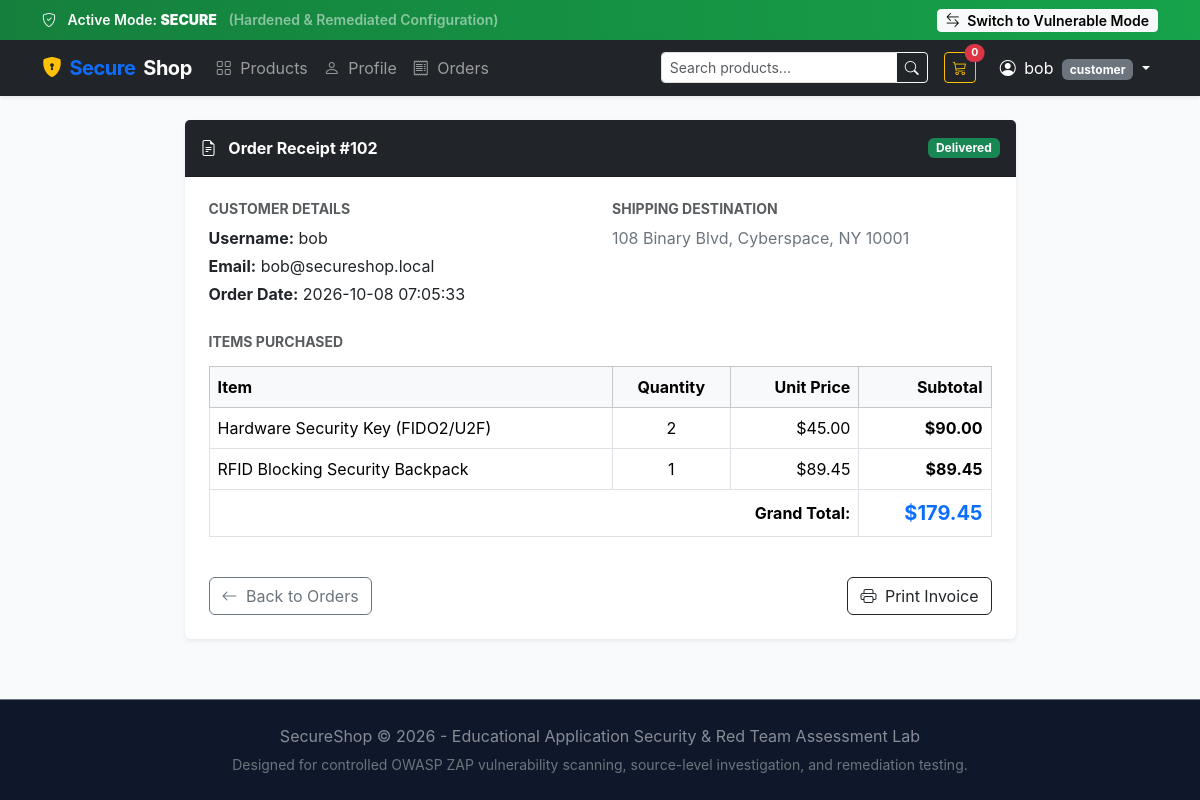
Page /order/102 (signed in) on the committed database.
### tables this page shows
CREATE TABLE users (
    id INTEGER PRIMARY KEY AUTOINCREMENT,
    username TEXT UNIQUE NOT NULL,
    email TEXT UNIQUE NOT NULL,
    password TEXT NOT NULL,
    password_algo TEXT NOT NULL DEFAULT 'plaintext',
    role TEXT NOT NULL DEFAULT 'customer',
    bio TEXT DEFAULT '',
    created_at TIMESTAMP DEFAULT CURRENT_TIMESTAMP
);

CREATE TABLE orders (
    id INTEGER PRIMARY KEY AUTOINCREMENT,
    user_id INTEGER NOT NULL,
    total_amount REAL NOT NULL,
    shipping_address TEXT NOT NULL,
    status TEXT NOT NULL DEFAULT 'Processing',
    created_at TIMESTAMP DEFAULT CURRENT_TIMESTAMP,
    FOREIGN KEY (user_id) REFERENCES users(id)
);

CREATE TABLE order_items (
    id INTEGER PRIMARY KEY AUTOINCREMENT,
    order_id INTEGER NOT NULL,
    product_id INTEGER NOT NULL,
    quantity INTEGER NOT NULL,
    unit_price REAL NOT NULL,
    FOREIGN KEY (order_id) REFERENCES orders(id),
    FOREIGN KEY (product_id) REFERENCES products(id)
);

CREATE TABLE products (
    id INTEGER PRIMARY KEY AUTOINCREMENT,
    name TEXT NOT NULL,
    description TEXT NOT NULL,
    category TEXT NOT NULL,
    price REAL NOT NULL,
    stock INTEGER NOT NULL DEFAULT 50,
    image_url TEXT DEFAULT '/static/placeholder.png'
);

### fixed/app.py (the view, shortened to what this page needs)
@user_bp.route("/order/<int:order_id>")
def order_detail(order_id):
    if not check_logged_in():
        return redirect(url_for("auth.login"))
    current_uid = session.get("user_id")
    is_admin = session.get("role") == "admin"
    conn = get_db_connection()
    cursor = conn.cursor()
    cursor.execute("SELECT * FROM orders WHERE id = ?", (order_id,))
    order = cursor.fetchone()
    if not order:
        conn.close()
        flash("Order not found.", "warning")
        return redirect(url_for("user.orders"))
    cursor.execute("SELECT id, username, email FROM users WHERE id = ?", (order["user_id"],))
    customer = cursor.fetchone()
    cursor.execute("""
    SELECT oi.*, p.name AS product_name
    FROM order_items oi
    JOIN products p ON oi.product_id = p.id
    WHERE oi.order_id = ?
    """, (order_id,))
    items = cursor.fetchall()
    conn.close()
    return render_template("order_detail.html", order=order, customer=customer, items=items)

### fixed/app.py (called while the page is built)
@app.context_processor
def inject_globals():
    cart = session.get("cart", {})
    total_items = sum(cart.values()) if isinstance(cart, dict) else 0
    return {
        "current_mode": "secure",
        "cart_count": total_items
    }

@app.after_request
def apply_security_headers(response):
    response.headers["X-Frame-Options"] = "DENY"
    response.headers["X-Content-Type-Options"] = "nosniff"
    response.headers["Content-Security-Policy"] = (
        "default-src 'self'; "
        "style-src 'self' 'unsafe-inline' https://cdn.jsdelivr.net; "
        "script-src 'self' https://cdn.jsdelivr.net; "
        "font-src 'self' https://cdn.jsdelivr.net; "
        "img-src 'self' data: https:;"
    )
    response.headers["Referrer-Policy"] = "strict-origin-when-cross-origin"
    response.headers["Permissions-Policy"] = "geolocation=(), microphone=(), camera=()"
    response.headers["Server"] = "SecureShop-Production"
    return response

def check_logged_in():
    if "user_id" not in session:
        flash("Please log in to access this page.", "warning")
        return False
    return True

### fixed/database.py (called while the page is built)
def get_db_connection():
    conn = sqlite3.connect(DB_PATH)
    conn.row_factory = sqlite3.Row
    return conn

### fixed/templates/order_detail.html (shortened to what this page needs)
{% extends "base.html" %}
{% block content %}
<div class="row justify-content-center">
    <div class="col-lg-9">
        <div class="card shadow-sm border-0 mb-4">
            <div class="card-header bg-dark text-white d-flex justify-content-between align-items-center py-3">
                <span class="fw-bold"><i class="bi bi-file-earmark-text me-2"></i> Order Receipt #{{ order.id }}</span>
                <span class="badge {{ 'bg-success' if order.status == 'Delivered' else ('bg-info text-dark' if order.status == 'Shipped' else 'bg-warning text-dark') }}">
                    {{ order.status }}
                </span>
            </div>
            <div class="card-body p-4">
                <div class="row mb-4">
                    <div class="col-md-6">
                        <h6 class="text-muted text-uppercase small fw-bold">Customer Details</h6>
                        <p class="mb-1"><strong>Username:</strong> {{ customer.username if customer else 'Unknown' }}</p>
                        <p class="mb-1"><strong>Email:</strong> {{ customer.email if customer else 'Unknown' }}</p>
                        <p class="mb-1"><strong>Order Date:</strong> {{ order.created_at }}</p>
                    </div>
                    <div class="col-md-6">
                        <h6 class="text-muted text-uppercase small fw-bold">Shipping Destination</h6>
                        <p class="mb-0 text-secondary">{{ order.shipping_address }}</p>
                    </div>
                </div>
                <h6 class="text-muted text-uppercase small fw-bold mb-3">Items Purchased</h6>
                <div class="table-responsive mb-4">
                    <table class="table table-bordered align-middle">
                        <thead class="table-light">
                            <tr>
                                <th>Item</th>
                                <th class="text-center">Quantity</th>
                                <th class="text-end">Unit Price</th>
                                <th class="text-end">Subtotal</th>
                            </tr>
                        </thead>
                        <tbody>
                            {% for item in items %}
                            <tr>
                                <td>{{ item.product_name }}</td>
                                <td class="text-center">{{ item.quantity }}</td>
                                <td class="text-end">${{ "%.2f"|format(item.unit_price) }}</td>
                                <td class="text-end fw-bold">${{ "%.2f"|format(item.quantity * item.unit_price) }}</td>
                            </tr>
                            {% endfor %}
                        </tbody>
                        <tfoot>
                            <tr>
                                <td colspan="3" class="text-end fw-bold">Grand Total:</td>
                                <td class="text-end fw-bold text-primary fs-5">${{ "%.2f"|format(order.total_amount) }}</td>
                            </tr>
                        </tfoot>
                    </table>
                </div>
                <div class="d-flex justify-content-between">
                    <a href="{{ url_for('user.orders') }}" class="btn btn-outline-secondary">
                        <i class="bi bi-arrow-left me-1"></i> Back to Orders
                    </a>
                    <button class="btn btn-outline-dark" onclick="window.print()">
                        <i class="bi bi-printer me-1"></i> Print Invoice
                    </button>
                </div>
            </div>
        </div>
    </div>
</div>
{% endblock %}

### fixed/templates/base.html (shortened to what this page needs)
<!DOCTYPE html>
<html lang="en">
<head>
    <link href="https://cdn.jsdelivr.net/npm/bootstrap@5.3.3/dist/css/bootstrap.min.css" rel="stylesheet">
    <link rel="stylesheet" href="https://cdn.jsdelivr.net/npm/bootstrap-icons@1.11.3/font/bootstrap-icons.min.css">
    <link rel="stylesheet" href="{{ url_for('static', filename='css/style.css') }}">
</head>
<body>
    <div class="{{ 'mode-banner-vulnerable' if current_mode == 'vulnerable' else 'mode-banner-secure' }}">
        <div class="container d-flex justify-content-between align-items-center">
            <div>
                <i class="bi {{ 'bi-exclamation-triangle-fill text-warning' if current_mode == 'vulnerable' else 'bi-shield-check text-light' }} me-2"></i>
                <span>Active Mode: <strong>{{ current_mode.upper() }}</strong></span>
                <span class="d-none d-md-inline ms-2 text-white-50">
                    ({{ "Intentionally Vulnerable Lab Baseline for OWASP ZAP Scanning" if current_mode == "vulnerable" else "Hardened & Remediated Configuration" }})
                </span>
            </div>
            <div>
                <a href="{{ url_for('public.toggle_mode') }}" class="btn btn-sm btn-light py-0 px-2 fw-semibold">
                    <i class="bi bi-arrow-left-right me-1"></i> Switch to {{ "Secure Mode" if current_mode == "vulnerable" else "Vulnerable Mode" }}
                </a>
            </div>
        </div>
    </div>
    <nav class="navbar navbar-expand-lg navbar-dark bg-dark sticky-top shadow-sm">
        <div class="container">
            <a class="navbar-brand text-primary fw-bold" href="{{ url_for('public.index') }}">
                <i class="bi bi-shield-lock-fill text-warning"></i> Secure<span class="text-white">Shop</span>
            </a>
            <div class="collapse navbar-collapse" id="navbarMain">
                <ul class="navbar-nav me-auto mb-2 mb-lg-0">
                    <li class="nav-item">
                        <a class="nav-link" href="{{ url_for('public.products') }}"><i class="bi bi-grid me-1"></i> Products</a>
                    </li>
                    {% if session.get('user_id') %}
                        <li class="nav-item">
                            <a class="nav-link" href="{{ url_for('user.profile', user_id=session.get('user_id')) }}"><i class="bi bi-person me-1"></i> Profile</a>
                        </li>
                        <li class="nav-item">
                            <a class="nav-link" href="{{ url_for('user.orders') }}"><i class="bi bi-receipt me-1"></i> Orders</a>
                        </li>
                    {% endif %}
                </ul>
                <form class="d-flex me-3" action="{{ url_for('public.search') }}" method="GET">
                    <div class="input-group">
                        <input class="form-control form-control-sm" type="search" name="q" placeholder="Search products..." value="{{ query if query is defined else '' }}" required>
                        <button class="btn btn-outline-light btn-sm" type="submit"><i class="bi bi-search"></i></button>
                    </div>
                </form>
                <ul class="navbar-nav align-items-center">
                    <li class="nav-item me-3">
                        <a class="btn btn-sm btn-outline-warning position-relative" href="{{ url_for('user.cart') }}">
                            <i class="bi bi-cart3"></i>
                            <span class="badge bg-danger position-absolute top-0 start-100 translate-middle rounded-pill">
                                {{ cart_count if cart_count is defined else session.get('cart', {})|length }}
                            </span>
                        </a>
                    </li>
                    {% if session.get('user_id') %}
                        <li class="nav-item dropdown">
                            <a class="nav-link dropdown-toggle text-white" href="#" id="userDrop" data-bs-toggle="dropdown">
                                <i class="bi bi-person-circle me-1"></i> {{ session.get('username') }}
                                <span class="badge bg-secondary ms-1">{{ session.get('role') }}</span>
                            </a>
                        </li>
                    {% endif %}
                </ul>
            </div>
        </div>
    </nav>
    <main class="container my-4 flex-grow-1">
        {% block content %}{% endblock %}
    </main>
    <footer class="border-top border-secondary">
        <div class="container text-center">
            <p class="mb-1 text-white-50">SecureShop &copy; 2026 - Educational Application Security & Red Team Assessment Lab</p>
            <small class="text-secondary">Designed for controlled OWASP ZAP vulnerability scanning, source-level investigation, and remediation testing.</small>
        </div>
    </footer>
</body>
</html>

### fixed/static/css/style.css (style rules this page uses)
:root { --primary-color: #2563eb; --primary-hover: #1d4ed8; --dark-bg: #0f172a; --card-bg: #ffffff; --text-main: #1e293b; --vuln-badge: #dc2626; --secure-badge: #16a34a; }
body { background-color: #f8fafc; color: var(--text-main); font-family: -apple-system, BlinkMacSystemFont, "Segoe UI", Roboto, "Helvetica Neue", Arial, sans-serif; min-height: 100vh; display: flex; flex-direction: column; }
.mode-banner-secure { background: linear-gradient(90deg, #15803d, #16a34a); color: #ffffff; font-weight: 600; padding: 0.5rem 1rem; font-size: 0.875rem; box-shadow: 0 2px 4px rgba(0,0,0,0.1); }
.navbar-brand { font-weight: 700; letter-spacing: -0.5px; display: flex; align-items: center; gap: 0.5rem; }
footer { margin-top: auto; background-color: #0f172a; color: #94a3b8; padding: 1.5rem 0; }

### rows in the picture
users: get "bob", get "customer", username "bob", email "bob@secureshop.local"
orders: id "102", status "Delivered", created_at "2026-10-08 07:05:33", shipping_address "108 Binary Blvd, Cyberspace, NY 10001", total_amount "179.45"
order_items: product_name "Hardware Security Key (FIDO2/U2F)", quantity "2", unit_price "45.00", item.quantity*item.unit_price "90.00"
order_items: product_name "RFID Blocking Security Backpack", quantity "1", unit_price "89.45", item.quantity*item.unit_price "89.45"

### other values in the picture
{{ current_mode.upper() }} "SECURE"
{{ "Secure Mode" if current_mode == "vulnerable" else "Vulnerable Mode" }} "Vulnerable Mode"
